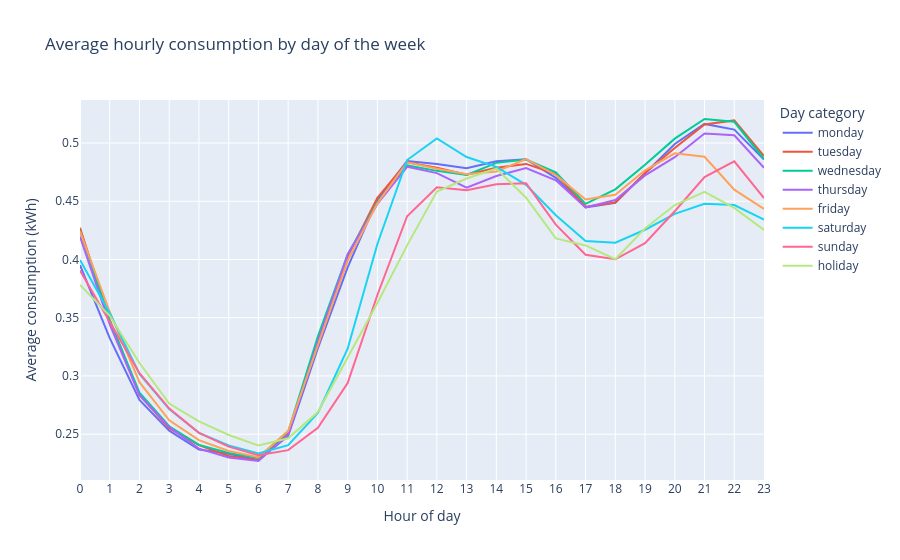

Notebook source saved alongside this figure:
### Markdown cell above
## Consumption by day of the week

Another important aspect on which energy consumption depends is the day of the week. To analyze this, the average consumption for each day of the week will be calculated and plotted. The holidays will be treated as a separate category, as they can significantly affect consumption patterns. Since the exact location of each customer is unknown, only the national holidays in Spain will be considered.

### Code cell
# Spanish national holidays for 2019
es_holidays = holidays.Spain(years=[2019])
holiday_dates = set(es_holidays.keys())

# Create auxiliary column for date only
df_day_category = df_households.with_columns([
    pl.col("date").dt.date().alias("date_only"),
])

# Create day category column
df_day_category = df_day_category.with_columns(
    pl.when(pl.col("date_only").is_in([pd.to_datetime(d).date() for d in holiday_dates]))
      .then(pl.lit("holiday"))
      .otherwise(
          pl.col("date").dt.strftime("%A").str.to_lowercase()
      )
      .alias("day_category")
)

# Create hour column
df_day_category = df_day_category.with_columns(
    pl.col("date").dt.hour().alias("hour")
)

# Compute average consumption by day category and hour
df_avg_day_category = (
    df_day_category.group_by(["day_category", "hour"])
    .agg(pl.mean("consumption").alias("avg_consumption"))
    .sort(["day_category", "hour"])
)

# Convert to pandas for Plotly
df_avg_day_category_pd = df_avg_day_category.to_pandas()

# Define the order of days for better visualization
day_order = ["monday", "tuesday", "wednesday", "thursday", "friday", "saturday", "sunday", "holiday"]
df_avg_day_category_pd["day_category"] = pd.Categorical(df_avg_day_category_pd["day_category"], categories=day_order, ordered=True)

# Create the plot
fig = px.line(
    df_avg_day_category_pd,
    x="hour",
    y="avg_consumption",
    color="day_category",
    category_orders={"day_category": day_order},
    title="Average hourly consumption by day of the week",
    labels={
        "hour": "Hour of day",
        "avg_consumption": "Average consumption (kWh)",
        "day_category": "Day category"
    }
)

fig.update_layout(
    xaxis=dict(dtick=1),
    legend=dict(title="Day category")
)

fig.show()

### Figure 1 — Plotly figure (JSON) as saved in the notebook; plotly's stock layout.template omitted (floating-point values rounded to 4 significant figures)
{"data": [{"hovertemplate": "Day category=monday<br>Hour of day=%{x}<br>Average consumption (kWh)=%{y}<extra></extra>", "legendgroup": "monday", "line": {"color": "#636efa", "dash": "solid"}, "marker": {"symbol": "circle"}, "mode": "lines", "name": "monday", "orientation": "v", "showlegend": true, "type": "scatter", "x": [0, 1, 2, 3, 4, 5, 6, 7, 8, 9, 10, 11, 12, 13, 14, 15, 16, 17, 18, 19, 20, 21, 22, 23], "xaxis": "x", "y": [0.3951, 0.3325, 0.2794, 0.2531, 0.2369, 0.2332, 0.2278, 0.2486, 0.3239, 0.3933, 0.4515, 0.4845, 0.482, 0.4784, 0.4843, 0.4862, 0.4701, 0.4447, 0.4488, 0.4739, 0.4992, 0.5164, 0.5116, 0.4858], "yaxis": "y"}, {"hovertemplate": "Day category=tuesday<br>Hour of day=%{x}<br>Average consumption (kWh)=%{y}<extra></extra>", "legendgroup": "tuesday", "line": {"color": "#EF553B", "dash": "solid"}, "marker": {"symbol": "circle"}, "mode": "lines", "name": "tuesday", "orientation": "v", "showlegend": true, "type": "scatter", "x": [0, 1, 2, 3, 4, 5, 6, 7, 8, 9, 10, 11, 12, 13, 14, 15, 16, 17, 18, 19, 20, 21, 22, 23], "xaxis": "x", "y": [0.4272, 0.3479, 0.2836, 0.2552, 0.2406, 0.2312, 0.2277, 0.2507, 0.3304, 0.4025, 0.4531, 0.4835, 0.4788, 0.4728, 0.4788, 0.4821, 0.4733, 0.4454, 0.449, 0.4743, 0.4958, 0.5159, 0.5194, 0.4888], "yaxis": "y"}, {"hovertemplate": "Day category=wednesday<br>Hour of day=%{x}<br>Average consumption (kWh)=%{y}<extra></extra>", "legendgroup": "wednesday", "line": {"color": "#00cc96", "dash": "solid"}, "marker": {"symbol": "circle"}, "mode": "lines", "name": "wednesday", "orientation": "v", "showlegend": true, "type": "scatter", "x": [0, 1, 2, 3, 4, 5, 6, 7, 8, 9, 10, 11, 12, 13, 14, 15, 16, 17, 18, 19, 20, 21, 22, 23], "xaxis": "x", "y": [0.4246, 0.3477, 0.2856, 0.2568, 0.2408, 0.2339, 0.2297, 0.2521, 0.3341, 0.4043, 0.449, 0.4808, 0.4761, 0.4727, 0.483, 0.4859, 0.4748, 0.4478, 0.4602, 0.4814, 0.5038, 0.5206, 0.5182, 0.4862], "yaxis": "y"}, {"hovertemplate": "Day category=thursday<br>Hour of day=%{x}<br>Average consumption (kWh)=%{y}<extra></extra>", "legendgroup": "thursday", "line": {"color": "#ab63fa", "dash": "solid"}, "marker": {"symbol": "circle"}, "mode": "lines", "name": "thursday", "orientation": "v", "showlegend": true, "type": "scatter", "x": [0, 1, 2, 3, 4, 5, 6, 7, 8, 9, 10, 11, 12, 13, 14, 15, 16, 17, 18, 19, 20, 21, 22, 23], "xaxis": "x", "y": [0.4196, 0.3444, 0.2836, 0.2561, 0.2376, 0.23, 0.227, 0.2496, 0.3295, 0.4044, 0.4478, 0.4795, 0.4742, 0.4617, 0.4717, 0.4785, 0.468, 0.4446, 0.4511, 0.4723, 0.4879, 0.5082, 0.5067, 0.4788], "yaxis": "y"}, {"hovertemplate": "Day category=friday<br>Hour of day=%{x}<br>Average consumption (kWh)=%{y}<extra></extra>", "legendgroup": "friday", "line": {"color": "#FFA15A", "dash": "solid"}, "marker": {"symbol": "circle"}, "mode": "lines", "name": "friday", "orientation": "v", "showlegend": true, "type": "scatter", "x": [0, 1, 2, 3, 4, 5, 6, 7, 8, 9, 10, 11, 12, 13, 14, 15, 16, 17, 18, 19, 20, 21, 22, 23], "xaxis": "x", "y": [0.4242, 0.3549, 0.2947, 0.2619, 0.2449, 0.2355, 0.2302, 0.2529, 0.3265, 0.3988, 0.4482, 0.4835, 0.4779, 0.4731, 0.4755, 0.4863, 0.4726, 0.4515, 0.4555, 0.4766, 0.4912, 0.4882, 0.46, 0.4435], "yaxis": "y"}, {"hovertemplate": "Day category=saturday<br>Hour of day=%{x}<br>Average consumption (kWh)=%{y}<extra></extra>", "legendgroup": "saturday", "line": {"color": "#19d3f3", "dash": "solid"}, "marker": {"symbol": "circle"}, "mode": "lines", "name": "saturday", "orientation": "v", "showlegend": true, "type": "scatter", "x": [0, 1, 2, 3, 4, 5, 6, 7, 8, 9, 10, 11, 12, 13, 14, 15, 16, 17, 18, 19, 20, 21, 22, 23], "xaxis": "x", "y": [0.3997, 0.3539, 0.3018, 0.2717, 0.2511, 0.2403, 0.2334, 0.2406, 0.2682, 0.3234, 0.4133, 0.4854, 0.504, 0.488, 0.4795, 0.4642, 0.438, 0.4158, 0.4144, 0.4255, 0.4392, 0.4479, 0.4467, 0.4343], "yaxis": "y"}, {"hovertemplate": "Day category=sunday<br>Hour of day=%{x}<br>Average consumption (kWh)=%{y}<extra></extra>", "legendgroup": "sunday", "line": {"color": "#FF6692", "dash": "solid"}, "marker": {"symbol": "circle"}, "mode": "lines", "name": "sunday", "orientation": "v", "showlegend": true, "type": "scatter", "x": [0, 1, 2, 3, 4, 5, 6, 7, 8, 9, 10, 11, 12, 13, 14, 15, 16, 17, 18, 19, 20, 21, 22, 23], "xaxis": "x", "y": [0.3906, 0.346, 0.3023, 0.272, 0.2512, 0.2393, 0.2319, 0.2363, 0.2555, 0.294, 0.3695, 0.4372, 0.462, 0.4595, 0.4645, 0.4655, 0.4299, 0.404, 0.4002, 0.414, 0.4414, 0.4707, 0.4843, 0.4528], "yaxis": "y"}, {"hovertemplate": "Day category=holiday<br>Hour of day=%{x}<br>Average consumption (kWh)=%{y}<extra></extra>", "legendgroup": "holiday", "line": {"color": "#B6E880", "dash": "solid"}, "marker": {"symbol": "circle"}, "mode": "lines", "name": "holiday", "orientation": "v", "showlegend": true, "type": "scatter", "x": [0, 1, 2, 3, 4, 5, 6, 7, 8, 9, 10, 11, 12, 13, 14, 15, 16, 17, 18, 19, 20, 21, 22, 23], "xaxis": "x", "y": [0.3782, 0.3516, 0.3111, 0.2763, 0.2609, 0.2493, 0.2403, 0.2465, 0.269, 0.3158, 0.3626, 0.4121, 0.4584, 0.4696, 0.478, 0.4531, 0.4182, 0.4121, 0.4003, 0.4267, 0.4467, 0.4581, 0.4444, 0.4253], "yaxis": "y"}], "layout": {"legend": {"title": {"text": "Day category"}, "tracegroupgap": 0}, "title": {"text": "Average hourly consumption by day of the week"}, "xaxis": {"anchor": "y", "domain": [0, 1], "dtick": 1, "title": {"text": "Hour of day"}}, "yaxis": {"anchor": "x", "domain": [0, 1], "title": {"text": "Average consumption (kWh)"}}}}
